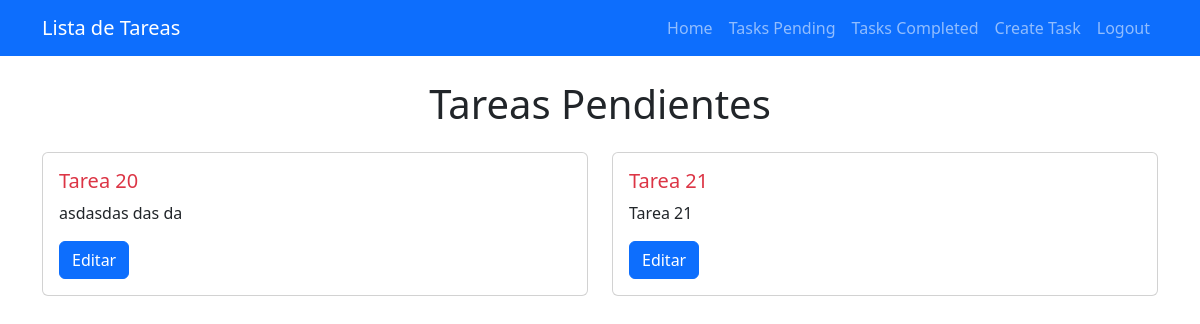
Before: /tasks/ (signed in) with the older database file.
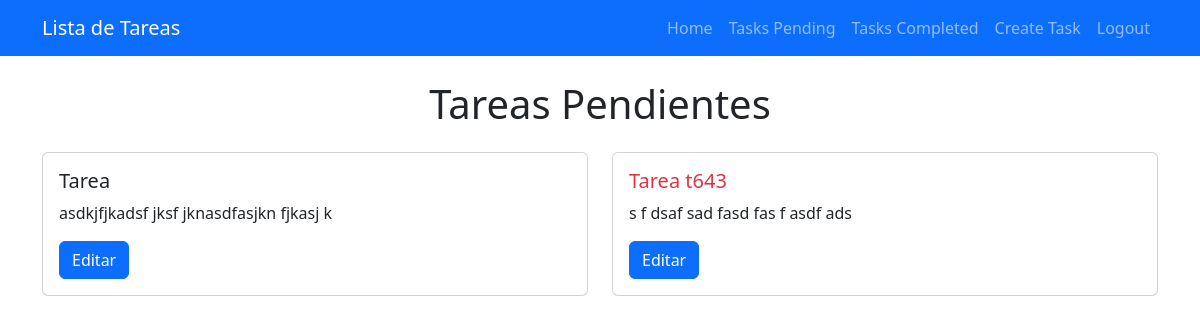
After: the same page with the newer database file.
### tasks/models.py (models this page shows, shortened)
class Task(models.Model):
    title = models.CharField(max_length=200)
    description = models.TextField(blank=True)
    created = models.DateTimeField(auto_now=True)
    datecomplete = models.DateTimeField(null=True, blank=True)
    important = models.BooleanField(default=False)
    user = models.ForeignKey(User, on_delete=models.CASCADE)

### tasks/views.py (the view)
# urls.py: path('tasks/', views.tasks, name='tasks'),
@login_required
def tasks(request):
    tasks = Task.objects.filter(user=request.user, datecomplete__isnull=True)
    return render(request, 'tasks.html', {
        'tasks': tasks
    })

### tasks/templates/tasks.html (shortened to what this page needs)
{% extends 'base.html' %}
{% block content %}
<main class="container-md">
    <h1 class="text-center mb-4 mt-4">Tareas Pendientes</h1>
    <div class="row">
        {% for task in tasks %}
        <div class="col-md-6 mb-4">
            <div class="card">
                <div class="card-body">
                    <h5 class="card-title {% if task.important %}text-danger{% endif %}">
                        {{ task.title }}
                    </h5>
                    <p class="card-text">{{ task.description }}</p>
                    <a href="{% url 'task_detail' task.id %}" class="btn btn-primary">Editar</a>
                </div>
            </div>
        </div>
        {% endfor %}
    </div>
</main>
{% endblock %}

### tasks/templates/base.html (shortened to what this page needs)
<!DOCTYPE html>
<html lang="en">
<head>
    <link rel="stylesheet" href="https://cdn.jsdelivr.net/npm/bootstrap@5.3.2/dist/css/bootstrap.min.css">
</head>
<body>
    <nav class="navbar navbar-expand-lg bg-primary navbar-dark">
        <div class="container">
          <a class="navbar-brand" href="/">Lista de Tareas</a>
          <div class="collapse navbar-collapse" id="navbarNav">
            <ul class="navbar-nav ms-auto">
                <li class="nav-item">
                    <a class="nav-link" href="/">Home</a>
                </li>
                {% if user.is_authenticated %}
                    <li class="nav-item">
                        <a class="nav-link" href="{% url 'tasks' %}">Tasks Pending</a>
                    </li>
                    <li class="nav-item">
                        <a class="nav-link" href="{% url 'tasks_completed' %}">Tasks Completed</a>
                    </li>
                    <li class="nav-item">
                        <a class="nav-link" href="/tasks/create">Create Task</a>
                    </li>
                    <li class="nav-item">
                        <a class="nav-link" href="/logout">Logout</a>
                    </li>
                {% endif %}
            </ul>
          </div>
        </div>
      </nav>
    {% block content %}
    {% endblock %}
</body>
</html>

Changed rows visible on the page:
removed Task: title "Tarea 20", description "asdasdas das da"
removed Task: title "Tarea 21", description "Tarea 21"
added Task: title "Tarea", description "asdkjfjkadsf jksf jknasdfasjkn fjkasj k", important False (drawn)
added Task: title "Tarea t643", description "s f dsaf sad fasd fas f asdf ads"
